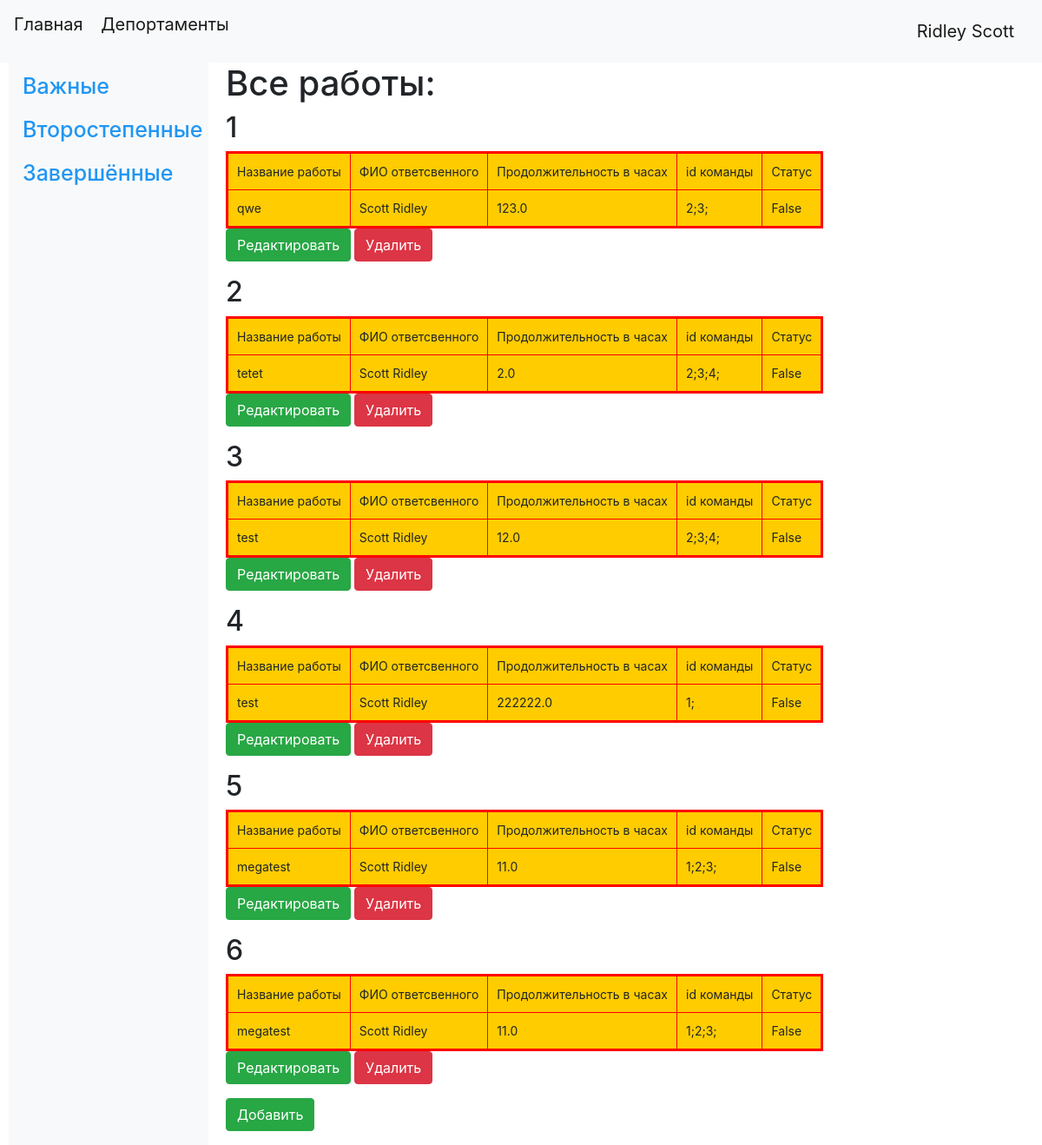
Page /index (signed in) on the committed database.
### data/users.py (models this page shows, shortened)
class User(SqlAlchemyBase, UserMixin, SerializerMixin):
    __tablename__ = 'users'
    id = sqlalchemy.Column(sqlalchemy.Integer,
                           primary_key=True,
                           autoincrement=True)
    surname = sqlalchemy.Column(sqlalchemy.String, nullable=True)
    name = sqlalchemy.Column(sqlalchemy.String, nullable=True)
    age = sqlalchemy.Column(sqlalchemy.Integer, nullable=True)
    position = sqlalchemy.Column(sqlalchemy.String, nullable=True)
    speciality = sqlalchemy.Column(sqlalchemy.String, nullable=True)
    addres = sqlalchemy.Column(sqlalchemy.String, nullable=True)
    email = sqlalchemy.Column(sqlalchemy.String,
                              index=True,
                              unique=True,
                              nullable=True)
    hashed_password = sqlalchemy.Column(sqlalchemy.String, nullable=True)
    modified_date = sqlalchemy.Column(sqlalchemy.DateTime,
                                      default=datetime.datetime.now)
    jobs = orm.relationship("Jobs", back_populates='user')

### data/jobs.py (models this page shows, shortened)
class Categories(SqlAlchemyBase):
    __tablename__ = 'categories'
    id = sqlalchemy.Column(sqlalchemy.Integer,
                           primary_key=True,
                           autoincrement=True)
    title = sqlalchemy.Column(sqlalchemy.String)
    jobs = orm.relationship("Jobs",
                            secondary='link',
                            overlaps="categories",
                            backref=orm.backref("jobs", lazy="dynamic"),
                            single_parent=True,
                            cascade="all, delete, delete-orphan")

class Jobs(SqlAlchemyBase, SerializerMixin):
    __tablename__ = 'jobs'
    id = sqlalchemy.Column(sqlalchemy.Integer,
                           primary_key=True,
                           autoincrement=True)
    team_leader = sqlalchemy.Column(sqlalchemy.Integer,
                                    sqlalchemy.ForeignKey("users.id"))
    job = sqlalchemy.Column(sqlalchemy.String)
    work_size = sqlalchemy.Column(sqlalchemy.Float)
    collaborators = sqlalchemy.Column(sqlalchemy.String)
    start_date = sqlalchemy.Column(sqlalchemy.Date)
    end_date = sqlalchemy.Column(sqlalchemy.Date)
    is_finished = sqlalchemy.Column(sqlalchemy.Boolean)
    user = orm.relationship('User')
    categories = orm.relationship('Categories',
                                  secondary='link',
                                  overlaps="categories",
                                  single_parent=True,
                                  cascade="all, delete, delete-orphan")

### main.py (the view)
@app.route('/')
@app.route('/index')
def index():
    param = {}
    db_sess = db_session.create_session()
    if current_user.is_authenticated:
        categories = db_sess.query(Categories).all()
        jobs = db_sess.query(Jobs).all()
        param["categories"] = categories
        param["jobs"] = jobs
        param["header"] = "Все работы"
        return render_template('index.html', **param)
    else:
        return render_template('authorization.html')

### data/db_session.py (called while the page is built)
def create_session() -> Session:
    global __factory
    return __factory()

### main.py (called while the page is built)
@login_manager.user_loader
def load_user(user_id):
    db_sess = db_session.create_session()
    return db_sess.query(User).get(user_id)

### templates/index.html
{% extends "base.html" %}
{% block side_content %}
    <div class="sidenav">
      {% for item in categories %}
      <h2><a href="/categories/{{item.id}}">{{item.title}}</a></h2>
      {% endfor %}
    </div>
    {% endblock %}
{% block content %}
    <h1>{{header}}:</h1>
    {% for item in jobs%}
    <h2>{{loop.index}}</h2>
    <table bgcolor="#ffcc00" border="3" bordercolor="red" cellpadding="10">
      <tr>
        <td>Название работы</td>
        <td>ФИО ответсвенного</td>
        <td>Продолжительность в часах</td>
        <td>id команды</td>
        <td>Статус</td>
      </tr>
      <tr>
        <td>{{item.job}}</td>
        <td>{{item.user.surname}} {{item.user.name}}</td>
        <td>{{item.work_size}}</td>
        <td>{{item.collaborators}}</td>
        <td>{{item.is_finished}}</td>
      </tr>
    </table>
    {% if current_user.is_authenticated %} {% if current_user.id == 1 or
    current_user.id == item.user.id%}
    <p>
      <a class="btn btn-success" href="/job/{{item.id}}">Редактировать</a>
      <a class="btn btn-danger" href="/delete_job/{{ item.id }}">Удалить</a>
    </p>
    {% endif %} {% endif %} {% endfor %} {% if current_user.is_authenticated %}
    <p>
      <a class="btn btn-success" href="/add_job">Добавить</a>
    </p>
    {% endif %}
{% endblock %}

### templates/base.html (shortened to what this page needs)
<!DOCTYPE HTML>
<html lang="en">
<head>
    <link rel="stylesheet" href="{{ url_for('static', filename='css/style.css')}}" type="text/css"/>
    <link rel="stylesheet"
          href="https://stackpath.bootstrapcdn.com/bootstrap/4.4.1/css/bootstrap.min.css"
>
</head>
<body>
<header>
    {% if current_user.is_authenticated %}
    <nav class="navbar navbar-light bg-light">
        <p>
            <a class="navbar-brand" href="/">Главная</a>
            <a class="navbar-brand" href="/deportaments">Депортаменты</a>
        </p>
            <a class="navbar-brand" href="/logout">{{ current_user.name }} {{ current_user.surname }}</a>
        </nav>
        {% endif %}
</header>
{% block side_content %}{% endblock %}
<div class="main">
    {% block content %}{% endblock %}
</div>
</body>
</html>

### static/css/style.css (style rules this page uses)
body { font-family: "Lato", sans-serif; }
.sidenav { height: 100%; width: 230px; position: fixed; z-index: 1; top: 70px; left: 10px; background: #f8f9fa; overflow-x: hidden; padding: 8px 0; }
.sidenav a { padding: 6px 8px 6px 16px; text-decoration: none; font-size: 25px; color: #2196F3; display: block; }
.main { margin-left: 260px; font-size: 14px; }

### rows in the picture
User: name "Ridley", surname "Scott"
Categories: title "Важные"
Categories: title "Второстепенные"
Categories: title "Завершённые"
Jobs: job "qwe", user.surname "Scott", user.name "Ridley", work_size "123.0", collaborators "2;3;", is_finished "False"
Jobs: job "tetet", user.surname "Scott", user.name "Ridley", work_size "2.0", collaborators "2;3;4;", is_finished "False"
Jobs: job "test", user.surname "Scott", user.name "Ridley", work_size "12.0", collaborators "2;3;4;", is_finished "False"
Jobs: job "test", user.surname "Scott", user.name "Ridley", work_size "222222.0", collaborators "1;", is_finished "False"
Jobs: job "megatest", user.surname "Scott", user.name "Ridley", work_size "11.0", collaborators "1;2;3;", is_finished "False"
Jobs: job "megatest", user.surname "Scott", user.name "Ridley", work_size "11.0", collaborators "1;2;3;", is_finished "False"

### other values in the picture
{{ header }} "Все работы"
